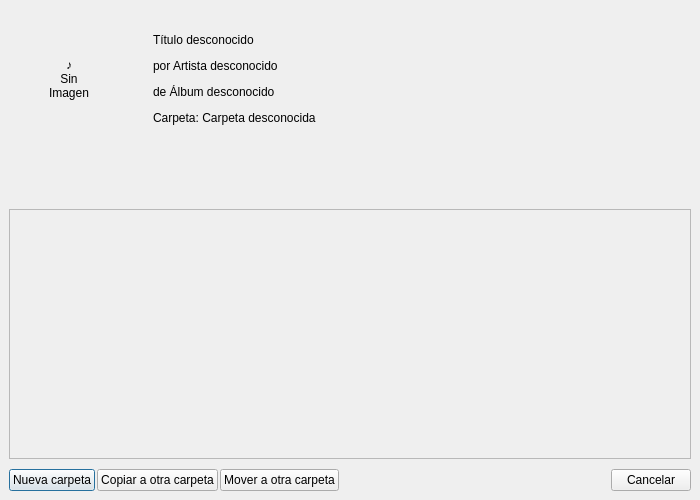
<?xml version="1.0" encoding="UTF-8"?>
<ui version="4.0">
 <class>MainDialog</class>
 <widget class="QDialog" name="MainDialog">
  <property name="geometry">
   <rect>
    <x>0</x>
    <y>0</y>
    <width>700</width>
    <height>500</height>
   </rect>
  </property>
  <property name="minimumSize">
   <size>
    <width>700</width>
    <height>500</height>
   </size>
  </property>
  <property name="windowTitle">
   <string>Mover música - Tokyo Night</string>
  </property>
  <property name="modal">
   <bool>true</bool>
  </property>
  <layout class="QVBoxLayout" name="mainLayout">
   <property name="spacing">
    <number>10</number>
   </property>
   <property name="leftMargin">
    <number>9</number>
   </property>
   <property name="topMargin">
    <number>9</number>
   </property>
   <property name="rightMargin">
    <number>9</number>
   </property>
   <property name="bottomMargin">
    <number>9</number>
   </property>
   <item>
    <widget class="QWidget" name="infoWidget" native="true">
     <property name="sizePolicy">
      <sizepolicy hsizetype="Preferred" vsizetype="Fixed">
       <horstretch>0</horstretch>
       <verstretch>0</verstretch>
      </sizepolicy>
     </property>
     <property name="minimumSize">
      <size>
       <width>0</width>
       <height>140</height>
      </size>
     </property>
     <layout class="QHBoxLayout" name="infoLayout">
      <property name="spacing">
       <number>15</number>
      </property>
      <property name="leftMargin">
       <number>0</number>
      </property>
      <property name="topMargin">
       <number>0</number>
      </property>
      <property name="rightMargin">
       <number>0</number>
      </property>
      <property name="bottomMargin">
       <number>0</number>
      </property>
      <item>
       <widget class="QLabel" name="imageLabel">
        <property name="sizePolicy">
         <sizepolicy hsizetype="Preferred" vsizetype="Fixed">
          <horstretch>0</horstretch>
          <verstretch>0</verstretch>
         </sizepolicy>
        </property>
        <property name="minimumSize">
         <size>
          <width>120</width>
          <height>120</height>
         </size>
        </property>
        <property name="maximumSize">
         <size>
          <width>120</width>
          <height>120</height>
         </size>
        </property>
        <property name="text">
         <string>♪
Sin
Imagen</string>
        </property>
        <property name="alignment">
         <set>Qt::AlignmentFlag::AlignCenter</set>
        </property>
       </widget>
      </item>
      <item>
       <widget class="QWidget" name="" native="true">
        <property name="sizePolicy">
         <sizepolicy hsizetype="Preferred" vsizetype="Fixed">
          <horstretch>0</horstretch>
          <verstretch>0</verstretch>
         </sizepolicy>
        </property>
        <layout class="QVBoxLayout" name="textLayout">
         <property name="spacing">
          <number>12</number>
         </property>
         <item>
          <widget class="QLabel" name="titleLabel">
           <property name="text">
            <string>Título desconocido</string>
           </property>
           <property name="wordWrap">
            <bool>true</bool>
           </property>
          </widget>
         </item>
         <item>
          <widget class="QLabel" name="artistLabel">
           <property name="text">
            <string>por Artista desconocido</string>
           </property>
           <property name="wordWrap">
            <bool>true</bool>
           </property>
          </widget>
         </item>
         <item>
          <widget class="QLabel" name="albumLabel">
           <property name="text">
            <string>de Álbum desconocido</string>
           </property>
           <property name="wordWrap">
            <bool>true</bool>
           </property>
          </widget>
         </item>
         <item>
          <widget class="QLabel" name="folderLabel">
           <property name="text">
            <string>Carpeta: Carpeta desconocida</string>
           </property>
          </widget>
         </item>
        </layout>
       </widget>
      </item>
     </layout>
    </widget>
   </item>
   <item>
    <widget class="QWidget" name="duplicatesWidget" native="true">
     <property name="visible">
      <bool>false</bool>
     </property>
     <layout class="QVBoxLayout" name="duplicatesLayout">
      <property name="spacing">
       <number>5</number>
      </property>
      <property name="leftMargin">
       <number>0</number>
      </property>
      <property name="topMargin">
       <number>0</number>
      </property>
      <property name="rightMargin">
       <number>0</number>
      </property>
      <property name="bottomMargin">
       <number>0</number>
      </property>
     </layout>
    </widget>
   </item>
   <item>
    <widget class="QScrollArea" name="foldersScrollArea">
     <property name="minimumSize">
      <size>
       <width>0</width>
       <height>200</height>
      </size>
     </property>
     <property name="maximumSize">
      <size>
       <width>16777215</width>
       <height>250</height>
      </size>
     </property>
     <property name="widgetResizable">
      <bool>true</bool>
     </property>
     <widget class="QWidget" name="foldersScrollAreaWidgetContents">
      <property name="geometry">
       <rect>
        <x>0</x>
        <y>0</y>
        <width>680</width>
        <height>248</height>
       </rect>
      </property>
      <property name="sizePolicy">
       <sizepolicy hsizetype="Expanding" vsizetype="Expanding">
        <horstretch>0</horstretch>
        <verstretch>0</verstretch>
       </sizepolicy>
      </property>
      <layout class="QGridLayout" name="foldersGridLayout">
       <property name="spacing">
        <number>8</number>
       </property>
      </layout>
     </widget>
    </widget>
   </item>
   <item>
    <widget class="QWidget" name="buttonsWidget" native="true">
     <property name="sizePolicy">
      <sizepolicy hsizetype="Preferred" vsizetype="Fixed">
       <horstretch>0</horstretch>
       <verstretch>0</verstretch>
      </sizepolicy>
     </property>
     <layout class="QHBoxLayout" name="buttonsLayout">
      <property name="spacing">
       <number>2</number>
      </property>
      <property name="leftMargin">
       <number>0</number>
      </property>
      <property name="topMargin">
       <number>0</number>
      </property>
      <property name="rightMargin">
       <number>0</number>
      </property>
      <property name="bottomMargin">
       <number>0</number>
      </property>
      <item>
       <widget class="QPushButton" name="newFolderButton">
        <property name="text">
         <string>Nueva carpeta</string>
        </property>
       </widget>
      </item>
      <item>
       <widget class="QPushButton" name="copyButton">
        <property name="visible">
         <bool>false</bool>
        </property>
        <property name="text">
         <string>Copiar a otra carpeta</string>
        </property>
       </widget>
      </item>
      <item>
       <widget class="QPushButton" name="moveButton">
        <property name="visible">
         <bool>false</bool>
        </property>
        <property name="text">
         <string>Mover a otra carpeta</string>
        </property>
       </widget>
      </item>
      <item>
       <spacer name="buttonsSpacer">
        <property name="orientation">
         <enum>Qt::Orientation::Horizontal</enum>
        </property>
        <property name="sizeHint" stdset="0">
         <size>
          <width>40</width>
          <height>0</height>
         </size>
        </property>
       </spacer>
      </item>
      <item>
       <widget class="QPushButton" name="cancelButton">
        <property name="text">
         <string>Cancelar</string>
        </property>
       </widget>
      </item>
     </layout>
    </widget>
   </item>
  </layout>
 </widget>
 <resources/>
 <connections/>
</ui>
